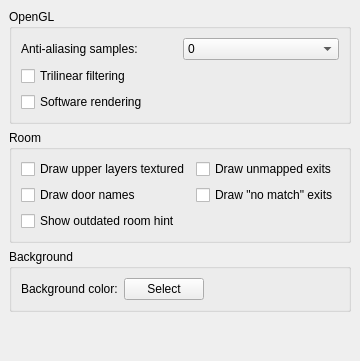
<?xml version="1.0" encoding="UTF-8"?>
<ui version="4.0">
 <class>GraphicsPage</class>
 <widget class="QWidget" name="GraphicsPage">
  <property name="sizePolicy">
   <sizepolicy hsizetype="Preferred" vsizetype="Preferred">
    <horstretch>0</horstretch>
    <verstretch>0</verstretch>
   </sizepolicy>
  </property>
  <property name="minimumSize">
   <size>
    <width>0</width>
    <height>0</height>
   </size>
  </property>
  <property name="windowTitle">
   <string>Form1</string>
  </property>
  <layout class="QVBoxLayout">
   <property name="spacing">
    <number>6</number>
   </property>
   <property name="leftMargin">
    <number>9</number>
   </property>
   <property name="topMargin">
    <number>9</number>
   </property>
   <property name="rightMargin">
    <number>9</number>
   </property>
   <property name="bottomMargin">
    <number>9</number>
   </property>
   <item>
    <widget class="QGroupBox" name="groupBox_3">
     <property name="title">
      <string>OpenGL</string>
     </property>
     <layout class="QGridLayout">
      <property name="leftMargin">
       <number>9</number>
      </property>
      <property name="topMargin">
       <number>9</number>
      </property>
      <property name="rightMargin">
       <number>9</number>
      </property>
      <property name="bottomMargin">
       <number>9</number>
      </property>
      <property name="spacing">
       <number>6</number>
      </property>
      <item row="1" column="2">
       <widget class="QComboBox" name="antialiasingSamplesComboBox">
        <item>
         <property name="text">
          <string>0</string>
         </property>
        </item>
        <item>
         <property name="text">
          <string>2</string>
         </property>
        </item>
        <item>
         <property name="text">
          <string>4</string>
         </property>
        </item>
        <item>
         <property name="text">
          <string>8</string>
         </property>
        </item>
        <item>
         <property name="text">
          <string>16</string>
         </property>
        </item>
       </widget>
      </item>
      <item row="1" column="0">
       <widget class="QLabel" name="label_2">
        <property name="text">
         <string>Anti-aliasing samples:</string>
        </property>
        <property name="buddy">
         <cstring>antialiasingSamplesComboBox</cstring>
        </property>
       </widget>
      </item>
      <item row="2" column="0">
       <widget class="QCheckBox" name="trilinearFilteringCheckBox">
        <property name="text">
         <string>Trilinear filtering</string>
        </property>
       </widget>
      </item>
      <item row="3" column="0">
       <widget class="QCheckBox" name="softwareOpenGLCheckBox">
        <property name="text">
         <string>Software rendering</string>
        </property>
       </widget>
      </item>
     </layout>
    </widget>
   </item>
   <item>
    <widget class="QGroupBox" name="groupBox_1">
     <property name="title">
      <string>Room</string>
     </property>
     <layout class="QGridLayout" name="gridLayout_1">
      <property name="leftMargin">
       <number>9</number>
      </property>
      <property name="topMargin">
       <number>9</number>
      </property>
      <property name="rightMargin">
       <number>9</number>
      </property>
      <property name="bottomMargin">
       <number>9</number>
      </property>
      <property name="spacing">
       <number>6</number>
      </property>
      <item row="0" column="1">
       <widget class="QCheckBox" name="drawNotMappedExits">
        <property name="text">
         <string>Draw unmapped exits</string>
        </property>
       </widget>
      </item>
      <item row="0" column="0">
       <widget class="QCheckBox" name="drawUpperLayersTextured">
        <property name="text">
         <string>Draw upper layers textured</string>
        </property>
       </widget>
      </item>
      <item row="1" column="0">
       <widget class="QCheckBox" name="drawDoorNames">
        <property name="text">
         <string>Draw door names</string>
        </property>
       </widget>
      </item>
      <item row="2" column="0">
       <widget class="QCheckBox" name="updated">
        <property name="text">
         <string>Show outdated room hint</string>
        </property>
       </widget>
      </item>
      <item row="1" column="1">
       <widget class="QCheckBox" name="drawNoMatchExits">
        <property name="text">
         <string>Draw &quot;no match&quot; exits</string>
        </property>
       </widget>
      </item>
     </layout>
    </widget>
   </item>
   <item>
    <widget class="QGroupBox" name="groupBox_2">
     <property name="title">
      <string>Background</string>
     </property>
     <layout class="QGridLayout">
      <property name="leftMargin">
       <number>9</number>
      </property>
      <property name="topMargin">
       <number>9</number>
      </property>
      <property name="rightMargin">
       <number>9</number>
      </property>
      <property name="bottomMargin">
       <number>9</number>
      </property>
      <property name="spacing">
       <number>6</number>
      </property>
      <item row="0" column="2">
       <spacer name="horizontalSpacer">
        <property name="orientation">
         <enum>Qt::Horizontal</enum>
        </property>
        <property name="sizeHint" stdset="0">
         <size>
          <width>40</width>
          <height>20</height>
         </size>
        </property>
       </spacer>
      </item>
      <item row="0" column="0">
       <widget class="QLabel" name="label">
        <property name="text">
         <string>Background color:</string>
        </property>
        <property name="buddy">
         <cstring>changeColor</cstring>
        </property>
       </widget>
      </item>
      <item row="0" column="1">
       <widget class="QPushButton" name="changeColor">
        <property name="text">
         <string>Select</string>
        </property>
       </widget>
      </item>
     </layout>
    </widget>
   </item>
   <item>
    <spacer name="verticalSpacer">
     <property name="orientation">
      <enum>Qt::Vertical</enum>
     </property>
     <property name="sizeHint" stdset="0">
      <size>
       <width>20</width>
       <height>40</height>
      </size>
     </property>
    </spacer>
   </item>
  </layout>
 </widget>
 <layoutdefault spacing="6" margin="11"/>
 <pixmapfunction>qPixmapFromMimeSource</pixmapfunction>
 <resources/>
 <connections/>
</ui>
